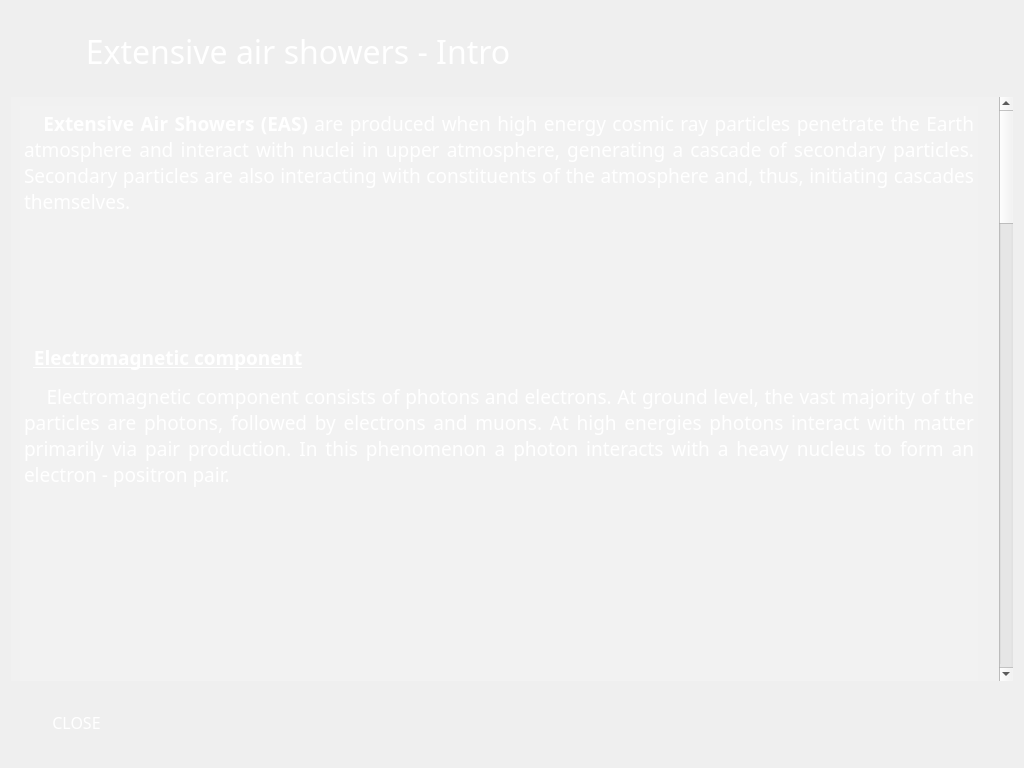
<?xml version="1.0" encoding="UTF-8"?>
<ui version="4.0">
 <class>Dialog8</class>
 <widget class="QDialog" name="Dialog8">
  <property name="geometry">
   <rect>
    <x>0</x>
    <y>0</y>
    <width>1024</width>
    <height>768</height>
   </rect>
  </property>
  <property name="minimumSize">
   <size>
    <width>1024</width>
    <height>768</height>
   </size>
  </property>
  <property name="maximumSize">
   <size>
    <width>1024</width>
    <height>768</height>
   </size>
  </property>
  <property name="windowTitle">
   <string>Intro</string>
  </property>
  <property name="windowIcon">
   <iconset resource="filles.qrc">
    <normaloff>:/iss_logo.png</normaloff>:/iss_logo.png</iconset>
  </property>
  <property name="styleSheet">
   <string notr="true">#Dialog8 {
background-color: url transparent;
border-image: url(:bk1.jpg);
background: none;
border:  none;
background-repeat: none;
}</string>
  </property>
  <layout class="QVBoxLayout" name="verticalLayout">
   <item>
    <widget class="QLabel" name="label">
     <property name="minimumSize">
      <size>
       <width>450</width>
       <height>80</height>
      </size>
     </property>
     <property name="maximumSize">
      <size>
       <width>600</width>
       <height>80</height>
      </size>
     </property>
     <property name="palette">
      <palette>
       <active>
        <colorrole role="WindowText">
         <brush brushstyle="SolidPattern">
          <color alpha="255">
           <red>255</red>
           <green>255</green>
           <blue>255</blue>
          </color>
         </brush>
        </colorrole>
        <colorrole role="Text">
         <brush brushstyle="SolidPattern">
          <color alpha="255">
           <red>255</red>
           <green>255</green>
           <blue>255</blue>
          </color>
         </brush>
        </colorrole>
       </active>
       <inactive>
        <colorrole role="WindowText">
         <brush brushstyle="SolidPattern">
          <color alpha="255">
           <red>255</red>
           <green>255</green>
           <blue>255</blue>
          </color>
         </brush>
        </colorrole>
        <colorrole role="Text">
         <brush brushstyle="SolidPattern">
          <color alpha="255">
           <red>255</red>
           <green>255</green>
           <blue>255</blue>
          </color>
         </brush>
        </colorrole>
       </inactive>
       <disabled>
        <colorrole role="WindowText">
         <brush brushstyle="SolidPattern">
          <color alpha="255">
           <red>190</red>
           <green>190</green>
           <blue>190</blue>
          </color>
         </brush>
        </colorrole>
        <colorrole role="Text">
         <brush brushstyle="SolidPattern">
          <color alpha="255">
           <red>190</red>
           <green>190</green>
           <blue>190</blue>
          </color>
         </brush>
        </colorrole>
       </disabled>
      </palette>
     </property>
     <property name="font">
      <font>
       <family>High Tower Text</family>
       <pointsize>24</pointsize>
       <weight>50</weight>
       <italic>false</italic>
       <bold>false</bold>
      </font>
     </property>
     <property name="text">
      <string>         Extensive air showers - Intro</string>
     </property>
    </widget>
   </item>
   <item>
    <widget class="QScrollArea" name="scrollArea">
     <property name="maximumSize">
      <size>
       <width>16777215</width>
       <height>600</height>
      </size>
     </property>
     <property name="styleSheet">
      <string notr="true">background-color:rgba(255, 255, 255, 10)</string>
     </property>
     <property name="frameShape">
      <enum>QFrame::NoFrame</enum>
     </property>
     <property name="widgetResizable">
      <bool>true</bool>
     </property>
     <widget class="QWidget" name="scrollAreaWidgetContents">
      <property name="geometry">
       <rect>
        <x>0</x>
        <y>-2304</y>
        <width>981</width>
        <height>2886</height>
       </rect>
      </property>
      <layout class="QVBoxLayout" name="verticalLayout_2">
       <item>
        <widget class="QTextBrowser" name="textBrowser">
         <property name="minimumSize">
          <size>
           <width>950</width>
           <height>985</height>
          </size>
         </property>
         <property name="maximumSize">
          <size>
           <width>958</width>
           <height>16777215</height>
          </size>
         </property>
         <property name="font">
          <font>
           <family>High Tower Text</family>
           <pointsize>14</pointsize>
           <weight>50</weight>
           <italic>false</italic>
           <bold>false</bold>
          </font>
         </property>
         <property name="frameShape">
          <enum>QFrame::NoFrame</enum>
         </property>
         <property name="tabChangesFocus">
          <bool>false</bool>
         </property>
         <property name="html">
          <string>&lt;!DOCTYPE HTML PUBLIC &quot;-//W3C//DTD HTML 4.0//EN&quot; &quot;http://www.w3.org/TR/REC-html40/strict.dtd&quot;&gt;
&lt;html&gt;&lt;head&gt;&lt;meta name=&quot;qrichtext&quot; content=&quot;1&quot; /&gt;&lt;style type=&quot;text/css&quot;&gt;
p, li { white-space: pre-wrap; }
&lt;/style&gt;&lt;/head&gt;&lt;body style=&quot; font-family:'High Tower Text'; font-size:14pt; font-weight:400; font-style:normal;&quot;&gt;
&lt;p align=&quot;justify&quot; style=&quot; margin-top:0px; margin-bottom:0px; margin-left:0px; margin-right:0px; -qt-block-indent:0; text-indent:0px;&quot;&gt;&lt;span style=&quot; font-family:'High Tower Text,serif'; color:#000000;&quot;&gt;   &lt;/span&gt;&lt;span style=&quot; font-family:'High Tower Text,serif'; font-weight:600; color:#ffffff;&quot;&gt;Extensive Air Showers (EAS)&lt;/span&gt;&lt;span style=&quot; font-family:'High Tower Text,serif'; color:#ffffff;&quot;&gt; are produced when high energy cosmic ray particles penetrate the Earth atmosphere and interact with nuclei in upper atmosphere, generating a cascade of secondary particles. Secondary particles are also interacting with constituents of the atmosphere and, thus, initiating cascades themselves.&lt;/span&gt;&lt;span style=&quot; font-family:'Symbola'; color:#000000;&quot;&gt; &lt;/span&gt;&lt;/p&gt;
&lt;p align=&quot;justify&quot; style=&quot;-qt-paragraph-type:empty; margin-top:12px; margin-bottom:0px; margin-left:0px; margin-right:0px; -qt-block-indent:0; text-indent:0px; font-family:'Symbola'; color:#000000;&quot;&gt;&lt;br /&gt;&lt;/p&gt;
&lt;p align=&quot;justify&quot; style=&quot; margin-top:12px; margin-bottom:0px; margin-left:0px; margin-right:0px; -qt-block-indent:0; text-indent:0px;&quot;&gt;        &lt;img src=&quot;:/KCDC-EAS.png&quot; /&gt;&lt;/p&gt;
&lt;p align=&quot;justify&quot; style=&quot;-qt-paragraph-type:empty; margin-top:12px; margin-bottom:0px; margin-left:0px; margin-right:0px; -qt-block-indent:0; text-indent:0px; font-family:'Symbola'; color:#000000;&quot;&gt;&lt;br /&gt;&lt;/p&gt;
&lt;p align=&quot;justify&quot; style=&quot; margin-top:12px; margin-bottom:0px; margin-left:0px; margin-right:0px; -qt-block-indent:0; text-indent:0px;&quot;&gt;&lt;span style=&quot; font-family:'High Tower Text,serif'; color:#000000;&quot;&gt; &lt;/span&gt;&lt;span style=&quot; font-family:'Symbola'; color:#000000;&quot;&gt; &lt;/span&gt;&lt;span style=&quot; font-family:'High Tower Text,serif'; font-weight:600; text-decoration: underline; color:#ffffff;&quot;&gt;Electromagnetic component&lt;/span&gt;&lt;span style=&quot; font-family:'Symbola'; font-weight:600; color:#ffffff;&quot;&gt; &lt;/span&gt;&lt;/p&gt;
&lt;p align=&quot;justify&quot; style=&quot; margin-top:12px; margin-bottom:0px; margin-left:0px; margin-right:0px; -qt-block-indent:0; text-indent:0px;&quot;&gt;&lt;span style=&quot; font-family:'High Tower Text,serif'; color:#000000;&quot;&gt;   &lt;/span&gt;&lt;span style=&quot; font-family:'Symbola'; color:#000000;&quot;&gt; &lt;/span&gt;&lt;span style=&quot; font-family:'High Tower Text,serif'; color:#ffffff;&quot;&gt;Electromagnetic component consists of photons and electrons. At ground level, the vast majority of the particles are photons, followed by electrons and muons. At high energies photons interact with matter primarily via pair production. In this phenomenon a photon interacts with a heavy nucleus to form an electron - positron pair. &lt;/span&gt;&lt;/p&gt;&lt;/body&gt;&lt;/html&gt;</string>
         </property>
         <property name="overwriteMode">
          <bool>true</bool>
         </property>
         <property name="tabStopWidth">
          <number>70</number>
         </property>
         <property name="textInteractionFlags">
          <set>Qt::NoTextInteraction</set>
         </property>
        </widget>
       </item>
       <item>
        <widget class="QGraphicsView" name="graphicsView">
         <property name="minimumSize">
          <size>
           <width>405</width>
           <height>305</height>
          </size>
         </property>
         <property name="maximumSize">
          <size>
           <width>405</width>
           <height>305</height>
          </size>
         </property>
         <property name="frameShape">
          <enum>QFrame::NoFrame</enum>
         </property>
        </widget>
       </item>
       <item>
        <widget class="QTextBrowser" name="textBrowser_3">
         <property name="minimumSize">
          <size>
           <width>0</width>
           <height>90</height>
          </size>
         </property>
         <property name="font">
          <font>
           <family>High Tower Text</family>
           <pointsize>14</pointsize>
          </font>
         </property>
         <property name="frameShape">
          <enum>QFrame::NoFrame</enum>
         </property>
         <property name="html">
          <string>&lt;!DOCTYPE HTML PUBLIC &quot;-//W3C//DTD HTML 4.0//EN&quot; &quot;http://www.w3.org/TR/REC-html40/strict.dtd&quot;&gt;
&lt;html&gt;&lt;head&gt;&lt;meta name=&quot;qrichtext&quot; content=&quot;1&quot; /&gt;&lt;style type=&quot;text/css&quot;&gt;
p, li { white-space: pre-wrap; }
&lt;/style&gt;&lt;/head&gt;&lt;body style=&quot; font-family:'High Tower Text'; font-size:14pt; font-weight:400; font-style:normal;&quot;&gt;
&lt;p align=&quot;justify&quot; style=&quot; margin-top:0px; margin-bottom:0px; margin-left:0px; margin-right:0px; -qt-block-indent:0; text-indent:0px;&quot;&gt;&lt;span style=&quot; color:#ffffff;&quot;&gt;   At relatively low photon energies the predominant modes of photon interaction are the photoelectric effect and Compton scattering.The photoelectric effect occurs when matter emits electrons as a cause of interaction with photons.&lt;/span&gt;&lt;/p&gt;&lt;/body&gt;&lt;/html&gt;</string>
         </property>
        </widget>
       </item>
       <item>
        <widget class="QGraphicsView" name="graphicsView_2">
         <property name="minimumSize">
          <size>
           <width>405</width>
           <height>305</height>
          </size>
         </property>
         <property name="maximumSize">
          <size>
           <width>405</width>
           <height>305</height>
          </size>
         </property>
         <property name="frameShape">
          <enum>QFrame::NoFrame</enum>
         </property>
        </widget>
       </item>
       <item>
        <widget class="QTextBrowser" name="textBrowser_4">
         <property name="minimumSize">
          <size>
           <width>0</width>
           <height>65</height>
          </size>
         </property>
         <property name="font">
          <font>
           <family>High Tower Text</family>
           <pointsize>14</pointsize>
          </font>
         </property>
         <property name="frameShape">
          <enum>QFrame::NoFrame</enum>
         </property>
         <property name="html">
          <string>&lt;!DOCTYPE HTML PUBLIC &quot;-//W3C//DTD HTML 4.0//EN&quot; &quot;http://www.w3.org/TR/REC-html40/strict.dtd&quot;&gt;
&lt;html&gt;&lt;head&gt;&lt;meta name=&quot;qrichtext&quot; content=&quot;1&quot; /&gt;&lt;style type=&quot;text/css&quot;&gt;
p, li { white-space: pre-wrap; }
&lt;/style&gt;&lt;/head&gt;&lt;body style=&quot; font-family:'High Tower Text'; font-size:14pt; font-weight:400; font-style:normal;&quot;&gt;
&lt;p align=&quot;justify&quot; style=&quot; margin-top:0px; margin-bottom:0px; margin-left:0px; margin-right:0px; -qt-block-indent:0; text-indent:0px;&quot;&gt;&lt;span style=&quot; color:#ffffff;&quot;&gt;   Compton scattering occurs when the incident photon is deviated from its original path through an interaction with an electron.&lt;/span&gt;&lt;/p&gt;&lt;/body&gt;&lt;/html&gt;</string>
         </property>
        </widget>
       </item>
       <item>
        <widget class="QGraphicsView" name="graphicsView_4">
         <property name="minimumSize">
          <size>
           <width>405</width>
           <height>305</height>
          </size>
         </property>
         <property name="maximumSize">
          <size>
           <width>405</width>
           <height>305</height>
          </size>
         </property>
         <property name="frameShape">
          <enum>QFrame::NoFrame</enum>
         </property>
        </widget>
       </item>
       <item>
        <widget class="QLabel" name="label_4">
         <property name="minimumSize">
          <size>
           <width>950</width>
           <height>40</height>
          </size>
         </property>
         <property name="maximumSize">
          <size>
           <width>950</width>
           <height>40</height>
          </size>
         </property>
         <property name="palette">
          <palette>
           <active>
            <colorrole role="WindowText">
             <brush brushstyle="SolidPattern">
              <color alpha="255">
               <red>255</red>
               <green>255</green>
               <blue>255</blue>
              </color>
             </brush>
            </colorrole>
            <colorrole role="Button">
             <brush brushstyle="SolidPattern">
              <color alpha="10">
               <red>255</red>
               <green>255</green>
               <blue>255</blue>
              </color>
             </brush>
            </colorrole>
            <colorrole role="Base">
             <brush brushstyle="SolidPattern">
              <color alpha="10">
               <red>255</red>
               <green>255</green>
               <blue>255</blue>
              </color>
             </brush>
            </colorrole>
            <colorrole role="Window">
             <brush brushstyle="SolidPattern">
              <color alpha="10">
               <red>255</red>
               <green>255</green>
               <blue>255</blue>
              </color>
             </brush>
            </colorrole>
           </active>
           <inactive>
            <colorrole role="WindowText">
             <brush brushstyle="SolidPattern">
              <color alpha="255">
               <red>255</red>
               <green>255</green>
               <blue>255</blue>
              </color>
             </brush>
            </colorrole>
            <colorrole role="Button">
             <brush brushstyle="SolidPattern">
              <color alpha="10">
               <red>255</red>
               <green>255</green>
               <blue>255</blue>
              </color>
             </brush>
            </colorrole>
            <colorrole role="Base">
             <brush brushstyle="SolidPattern">
              <color alpha="10">
               <red>255</red>
               <green>255</green>
               <blue>255</blue>
              </color>
             </brush>
            </colorrole>
            <colorrole role="Window">
             <brush brushstyle="SolidPattern">
              <color alpha="10">
               <red>255</red>
               <green>255</green>
               <blue>255</blue>
              </color>
             </brush>
            </colorrole>
           </inactive>
           <disabled>
            <colorrole role="WindowText">
             <brush brushstyle="SolidPattern">
              <color alpha="255">
               <red>190</red>
               <green>190</green>
               <blue>190</blue>
              </color>
             </brush>
            </colorrole>
            <colorrole role="Button">
             <brush brushstyle="SolidPattern">
              <color alpha="10">
               <red>255</red>
               <green>255</green>
               <blue>255</blue>
              </color>
             </brush>
            </colorrole>
            <colorrole role="Base">
             <brush brushstyle="SolidPattern">
              <color alpha="10">
               <red>255</red>
               <green>255</green>
               <blue>255</blue>
              </color>
             </brush>
            </colorrole>
            <colorrole role="Window">
             <brush brushstyle="SolidPattern">
              <color alpha="10">
               <red>255</red>
               <green>255</green>
               <blue>255</blue>
              </color>
             </brush>
            </colorrole>
           </disabled>
          </palette>
         </property>
         <property name="font">
          <font>
           <family>High Tower Text</family>
           <pointsize>14</pointsize>
           <weight>50</weight>
           <italic>false</italic>
           <bold>false</bold>
          </font>
         </property>
         <property name="text">
          <string>   Bremsstrahlung occurs when high-energy electrons and positrons primarily emit photons.</string>
         </property>
        </widget>
       </item>
       <item>
        <widget class="QGraphicsView" name="graphicsView_3">
         <property name="minimumSize">
          <size>
           <width>405</width>
           <height>305</height>
          </size>
         </property>
         <property name="maximumSize">
          <size>
           <width>405</width>
           <height>305</height>
          </size>
         </property>
         <property name="frameShape">
          <enum>QFrame::NoFrame</enum>
         </property>
        </widget>
       </item>
       <item>
        <widget class="QTextBrowser" name="textBrowser_2">
         <property name="minimumSize">
          <size>
           <width>0</width>
           <height>408</height>
          </size>
         </property>
         <property name="maximumSize">
          <size>
           <width>960</width>
           <height>16777215</height>
          </size>
         </property>
         <property name="font">
          <font>
           <family>High Tower Text</family>
           <pointsize>14</pointsize>
           <weight>50</weight>
           <italic>false</italic>
           <bold>false</bold>
          </font>
         </property>
         <property name="frameShape">
          <enum>QFrame::NoFrame</enum>
         </property>
         <property name="html">
          <string>&lt;!DOCTYPE HTML PUBLIC &quot;-//W3C//DTD HTML 4.0//EN&quot; &quot;http://www.w3.org/TR/REC-html40/strict.dtd&quot;&gt;
&lt;html&gt;&lt;head&gt;&lt;meta name=&quot;qrichtext&quot; content=&quot;1&quot; /&gt;&lt;style type=&quot;text/css&quot;&gt;
p, li { white-space: pre-wrap; }
&lt;/style&gt;&lt;/head&gt;&lt;body style=&quot; font-family:'High Tower Text'; font-size:14pt; font-weight:400; font-style:normal;&quot;&gt;
&lt;p align=&quot;justify&quot; style=&quot; margin-top:12px; margin-bottom:0px; margin-left:0px; margin-right:0px; -qt-block-indent:0; text-indent:0px;&quot;&gt;&lt;span style=&quot; color:#ffffff;&quot;&gt;  &lt;/span&gt;&lt;span style=&quot; font-family:'High Tower Text,serif'; font-size:16pt; text-decoration: underline; color:#ffffff;&quot;&gt;Meson component&lt;/span&gt;&lt;span style=&quot; color:#ffffff;&quot;&gt; &lt;/span&gt;&lt;/p&gt;
&lt;p align=&quot;justify&quot; style=&quot; margin-top:12px; margin-bottom:0px; margin-left:0px; margin-right:0px; -qt-block-indent:0; text-indent:0px;&quot;&gt;&lt;span style=&quot; font-family:'High Tower Text,serif'; color:#ffffff;&quot;&gt; &lt;/span&gt;&lt;span style=&quot; color:#ffffff;&quot;&gt; &lt;/span&gt;&lt;span style=&quot; font-family:'High Tower Text,serif'; color:#ffffff;&quot;&gt;This is the second category of reactions taking place in an extensive air shower. The most important particles consisted are muons, which are the third most abundant particle arriving at the ground. Mesons are hadronic subatomic particles composed of one quark and one antiquark, bound together by the strong interaction.&lt;/span&gt;&lt;span style=&quot; color:#ffffff;&quot;&gt; &lt;/span&gt;&lt;/p&gt;
&lt;p align=&quot;justify&quot; style=&quot; margin-top:12px; margin-bottom:0px; margin-left:0px; margin-right:0px; -qt-block-indent:0; text-indent:0px;&quot;&gt;&lt;span style=&quot; font-family:'High Tower Text,serif'; color:#ffffff;&quot;&gt;  There are a lot of mesons which do not have long lifetimes; they quickly decay into the lightest of them all:&lt;/span&gt;&lt;span style=&quot; color:#ffffff;&quot;&gt; &lt;/span&gt;&lt;/p&gt;
&lt;p align=&quot;justify&quot; style=&quot; margin-top:12px; margin-bottom:0px; margin-left:0px; margin-right:0px; -qt-block-indent:0; text-indent:0px;&quot;&gt;&lt;span style=&quot; font-family:'High Tower Text,serif'; color:#ffffff;&quot;&gt;K&lt;/span&gt;&lt;span style=&quot; font-family:'High Tower Text,serif'; color:#ffffff; vertical-align:super;&quot;&gt;+&lt;/span&gt;&lt;span style=&quot; font-family:'High Tower Text,serif'; color:#ffffff;&quot;&gt;, K&lt;/span&gt;&lt;span style=&quot; font-family:'High Tower Text,serif'; color:#ffffff; vertical-align:super;&quot;&gt;-&lt;/span&gt;&lt;span style=&quot; font-family:'High Tower Text,serif'; color:#ffffff;&quot;&gt;, K&lt;/span&gt;&lt;span style=&quot; font-family:'High Tower Text,serif'; color:#ffffff; vertical-align:super;&quot;&gt;0 &lt;/span&gt;&lt;span style=&quot; font-family:'High Tower Text,serif'; color:#ffffff;&quot;&gt;(light) and π&lt;/span&gt;&lt;span style=&quot; font-family:'High Tower Text,serif'; color:#ffffff; vertical-align:super;&quot;&gt;+&lt;/span&gt;&lt;span style=&quot; font-family:'High Tower Text,serif'; color:#ffffff;&quot;&gt;, π&lt;/span&gt;&lt;span style=&quot; font-family:'High Tower Text,serif'; color:#ffffff; vertical-align:super;&quot;&gt;-&lt;/span&gt;&lt;span style=&quot; font-family:'High Tower Text,serif'; color:#ffffff;&quot;&gt;, π&lt;/span&gt;&lt;span style=&quot; font-family:'High Tower Text,serif'; color:#ffffff; vertical-align:super;&quot;&gt;0 &lt;/span&gt;&lt;span style=&quot; font-family:'High Tower Text,serif'; color:#ffffff;&quot;&gt;(lighter still).&lt;/span&gt;&lt;span style=&quot; color:#ffffff;&quot;&gt; &lt;/span&gt;&lt;/p&gt;
&lt;p align=&quot;justify&quot; style=&quot; margin-top:12px; margin-bottom:0px; margin-left:0px; margin-right:0px; -qt-block-indent:0; text-indent:0px;&quot;&gt;&lt;span style=&quot; font-family:'High Tower Text,serif'; color:#ffffff;&quot;&gt;  &lt;/span&gt;&lt;span style=&quot; color:#ffffff;&quot;&gt; &lt;/span&gt;&lt;span style=&quot; font-family:'High Tower Text,serif'; font-size:16pt; text-decoration: underline; color:#ffffff;&quot;&gt;Nucleonic component&lt;/span&gt;&lt;span style=&quot; color:#ffffff;&quot;&gt; &lt;/span&gt;&lt;/p&gt;
&lt;p align=&quot;justify&quot; style=&quot; margin-top:12px; margin-bottom:0px; margin-left:0px; margin-right:0px; -qt-block-indent:0; text-indent:0px;&quot;&gt;&lt;span style=&quot; font-family:'High Tower Text,serif'; font-size:16pt; color:#ffffff;&quot;&gt; &lt;/span&gt;&lt;span style=&quot; color:#ffffff;&quot;&gt; &lt;/span&gt;&lt;span style=&quot; font-family:'High Tower Text,serif'; color:#ffffff;&quot;&gt;- consists of protons and neutrons. These are the least abundant particles reaching the ground apart from neutrons that are electrically neutral and can easily pass through atmosphere and thus reach the ground.&lt;/span&gt;&lt;span style=&quot; color:#ffffff;&quot;&gt; &lt;/span&gt;&lt;/p&gt;&lt;/body&gt;&lt;/html&gt;</string>
         </property>
        </widget>
       </item>
      </layout>
     </widget>
    </widget>
   </item>
   <item>
    <widget class="QPushButton" name="pushButton">
     <property name="minimumSize">
      <size>
       <width>131</width>
       <height>70</height>
      </size>
     </property>
     <property name="maximumSize">
      <size>
       <width>131</width>
       <height>70</height>
      </size>
     </property>
     <property name="palette">
      <palette>
       <active>
        <colorrole role="ButtonText">
         <brush brushstyle="SolidPattern">
          <color alpha="255">
           <red>255</red>
           <green>255</green>
           <blue>255</blue>
          </color>
         </brush>
        </colorrole>
       </active>
       <inactive>
        <colorrole role="ButtonText">
         <brush brushstyle="SolidPattern">
          <color alpha="255">
           <red>255</red>
           <green>255</green>
           <blue>255</blue>
          </color>
         </brush>
        </colorrole>
       </inactive>
       <disabled>
        <colorrole role="ButtonText">
         <brush brushstyle="SolidPattern">
          <color alpha="255">
           <red>190</red>
           <green>190</green>
           <blue>190</blue>
          </color>
         </brush>
        </colorrole>
       </disabled>
      </palette>
     </property>
     <property name="font">
      <font>
       <family>Baskerville Old Face</family>
       <pointsize>12</pointsize>
       <weight>50</weight>
       <bold>false</bold>
      </font>
     </property>
     <property name="styleSheet">
      <string notr="true">#pushButton {
background-color: url transparent;
border-image: url(:un3.png);
background: none;
border:  none;
background-repeat: none;
}
#pushButton:hover
{
border-image: url(:un1.png);
}
#pushButton:pressed
{
border-image: url(:un2.png);
}</string>
     </property>
     <property name="text">
      <string>CLOSE</string>
     </property>
    </widget>
   </item>
  </layout>
 </widget>
 <resources>
  <include location="filles.qrc"/>
 </resources>
 <connections>
  <connection>
   <sender>pushButton</sender>
   <signal>clicked()</signal>
   <receiver>Dialog8</receiver>
   <slot>close()</slot>
   <hints>
    <hint type="sourcelabel">
     <x>126</x>
     <y>758</y>
    </hint>
    <hint type="destinationlabel">
     <x>196</x>
     <y>158</y>
    </hint>
   </hints>
  </connection>
 </connections>
</ui>
